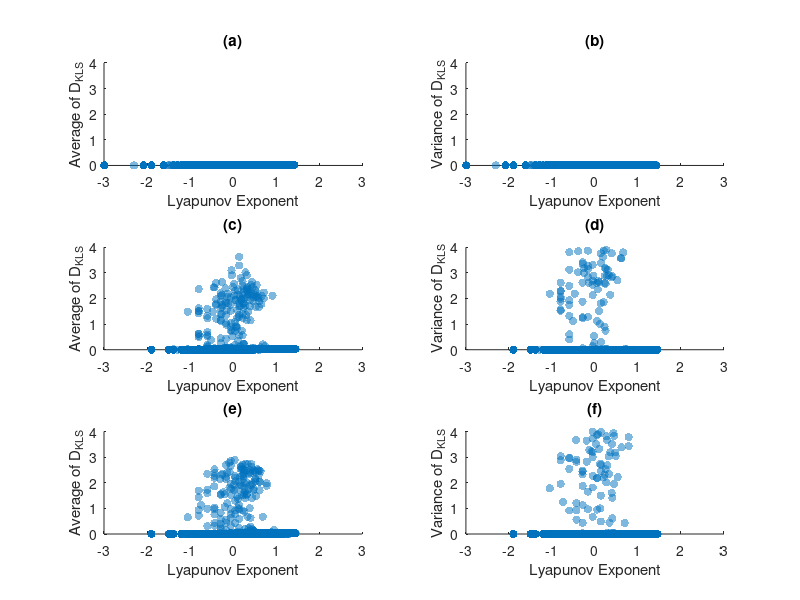
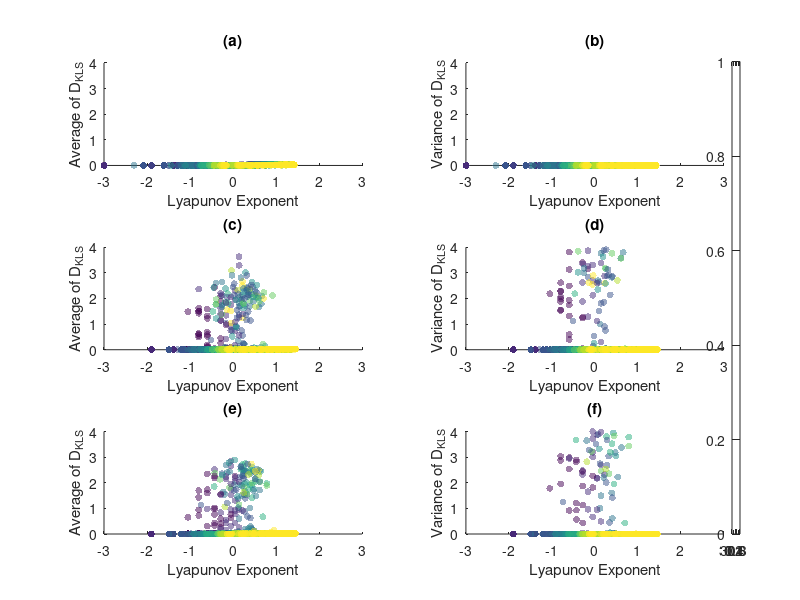

Write the MATLAB code that produced these figures, in order. (Note: this script raises an error after producing the figures.)
%% All Visualizations Used for Paper
clear all; clc;

%% Scatter Plot Lyapunov Exponent vs. Average KLD
% %load('batchsum.mat');
a = load('gbatchsum10by10t1.mat');
b = load('gbatchsum10by10t2.mat');
c = load('gbatchsum10by10t3.mat');
binsize = 10;
simul_iter=25;

figure
subplot(3,2,1)
scatter(a.dataFile(:,5),a.dataFile(:,6), 'filled','MarkerFaceAlpha',.5);xlabel('Lyapunov Exponent'); ylabel('Average of D_{KLS}');
%title(['Sensitivity vs mean(Diversity) All Experiments (each RBNp repeated ' num2str(simul_iter) ...
%    ' times)']);
title('(a)');
axis([-3 3 0 4])
%title(['Sensitivity vs mean(Diversity) 4x4 l_{tv}=3']);

subplot(3,2,2)
scatter(a.dataFile(:,5),a.dataFile(:,7), 'filled', 'MarkerFaceAlpha',.5);xlabel('Lyapunov Exponent'); ylabel('Variance of D_{KLS}');
%title(['Sensitivity vs var(Diversity) All Experiments (each RBNp repeated ' num2str(simul_iter) ...
%    ' times)']);
title('(b)');
axis([-3 3 0 4])
%title(['Sensitivity vs var(Diversity) 4x4 l_{tv}=3']);
% 
subplot(3,2,3)
scatter(b.dataFile(:,5),b.dataFile(:,6), 'filled', 'MarkerFaceAlpha',.5);xlabel('Lyapunov Exponent'); ylabel('Average of D_{KLS}');
%title(['Sensitivity vs var(Diversity) All Experiments (each RBNp repeated ' num2str(simul_iter) ...
%    ' times)']);
title('(c)');
axis([-3 3 0 4])
subplot(3,2,4)
scatter(b.dataFile(:,5),b.dataFile(:,7), 'filled', 'MarkerFaceAlpha',.5);xlabel('Lyapunov Exponent'); ylabel('Variance of D_{KLS}');
%title(['Sensitivity vs var(Diversity) All Experiments (each RBNp repeated ' num2str(simul_iter) ...
%    ' times)']);
title('(d)');
axis([-3 3 0 4])
subplot(3,2,5)
scatter(c.dataFile(:,5),c.dataFile(:,6), 'filled', 'MarkerFaceAlpha',.5);xlabel('Lyapunov Exponent'); ylabel('Average of D_{KLS}');
%title(['Sensitivity vs var(Diversity) All Experiments (each RBNp repeated ' num2str(simul_iter) ...
%    ' times)']);
title('(e)');
axis([-3 3 0 4])
subplot(3,2,6)
scatter(c.dataFile(:,5),c.dataFile(:,7), 'filled', 'MarkerFaceAlpha',.5);xlabel('Lyapunov Exponent'); ylabel('Variance of D_{KLS}');
%title(['Sensitivity vs var(Diversity) All Experiments (each RBNp repeated ' num2str(simul_iter) ...
%    ' times)']);
title('(f)');
axis([-3 3 0 4])

% colored 

asked_p = 2;
figure
subplot(3,2,1)
scatter(a.dataFile(:,5),a.dataFile(:,6), 25 ,a.dataFile(:,asked_p), 'filled', 'MarkerFaceAlpha',.5 );xlabel('Lyapunov Exponent'); ylabel('Average of D_{KLS}');
%title(['Sensitivity vs mean(Diversity) All Experiments (each RBNp repeated ' num2str(simul_iter) ...
%    ' times)']);
title('(a)');
axis([-3 3 0 4])
%title(['Sensitivity vs mean(Diversity) 4x4 l_{tv}=3']);

subplot(3,2,2)
scatter(a.dataFile(:,5),a.dataFile(:,7), 25 ,a.dataFile(:,asked_p), 'filled', 'MarkerFaceAlpha',.5);xlabel('Lyapunov Exponent'); ylabel('Variance of D_{KLS}');
%title(['Sensitivity vs var(Diversity) All Experiments (each RBNp repeated ' num2str(simul_iter) ...
%    ' times)']);
title('(b)');
axis([-3 3 0 4])
%title(['Sensitivity vs var(Diversity) 4x4 l_{tv}=3']);
% 
subplot(3,2,3)
scatter(b.dataFile(:,5),b.dataFile(:,6), 25 ,b.dataFile(:,asked_p), 'filled', 'MarkerFaceAlpha',.5);xlabel('Lyapunov Exponent'); ylabel('Average of D_{KLS}');
%title(['Sensitivity vs var(Diversity) All Experiments (each RBNp repeated ' num2str(simul_iter) ...
%    ' times)']);
title('(c)');
axis([-3 3 0 4])
subplot(3,2,4)
scatter(b.dataFile(:,5),b.dataFile(:,7), 25 ,b.dataFile(:,asked_p), 'filled', 'MarkerFaceAlpha',.5);xlabel('Lyapunov Exponent'); ylabel('Variance of D_{KLS}');
%title(['Sensitivity vs var(Diversity) All Experiments (each RBNp repeated ' num2str(simul_iter) ...
%    ' times)']);
title('(d)');
axis([-3 3 0 4])
%
subplot(3,2,5)
scatter(c.dataFile(:,5),c.dataFile(:,6), 25 , c.dataFile(:,asked_p), 'filled', 'MarkerFaceAlpha',.5);xlabel('Lyapunov Exponent'); ylabel('Average of D_{KLS}');
%title(['Sensitivity vs var(Diversity) All Experiments (each RBNp repeated ' num2str(simul_iter) ...
%    ' times)']);
title('(e)');
axis([-3 3 0 4])
%
subplot(3,2,6)
scatter(c.dataFile(:,5),c.dataFile(:,7), 25 ,c.dataFile(:,asked_p), 'filled', 'MarkerFaceAlpha',.5);xlabel('Lyapunov Exponent'); ylabel('Variance of D_{KLS}');
%title(['Sensitivity vs var(Diversity) All Experiments (each RBNp repeated ' num2str(simul_iter) ...
%    ' times)']);
title('(f)');
axis([-3 3 0 4])
hp4 = get(subplot(3,2,6),'Position')
h = colorbar('Position', [hp4(1)+hp4(3)+0.01  hp4(2)  0.01  hp4(2)+hp4(3)*2.1])
xlabel(h, 'k')

%% Distribution of Lyapunov exponents
%lyapunov
dataFile = a.dataFile;
[Y, N] = histcounts(dataFile(:,5), binsize, 'Normalization', 'Probability');
iidistrib = 20./Y';
sumdistrib = iidistrib./sum(iidistrib);
ordered = sortrows(dataFile,5);
emptyList = zeros(1,3);
count = 1;
for l = 1:length(dataFile(:,5))
    %n=1;
    for j = 1:length(N)-1
        %simresults(l,5) >= N(n) && simresults(l,5) < N(n+1))
        if (ordered(l,5) >= N(j) && ordered(l,5) < N(j+1))
            break;
        else
            %continue;
        end
    end
    j;
    rando = rand();
    if rando <= sumdistrib(j);
       emptyList(count, 1) = ordered(l, 5);
       emptyList(count, 2) = ordered(l, 6);
       emptyList(count, 3) = ordered(l, 7);
       emptyList(count, 4) = ordered(l, 8);
       count = count+1;
    end
        
end

numberOfBins = 20;
[counts, binValues] = hist(ordered(:,5), numberOfBins);
%bar(binValues, counts, 'barwidth', 1);
normalizedCounts = counts / sum(counts);
bar(binValues, normalizedCounts, 'barwidth', 1);
xlabel('Lyapunov Exponent');
ylabel('% count');
title('Distribution of LEs: 10x10 l_{tv}=1');
axis([-2.5 2.5 0 .13]);
% subplot(2,2,3);
% scatter(emptyList(:,1),emptyList(:,2));xlabel('Lyapunov Exponent'); ylabel('Average of KLD Distances');
% %title(['Sensitivity vs mean(Diversity) IID Selection (each RBNp repeated ' num2str(simul_iter) ...
% %    ' times)']);ylim=[0 0.2];
% title(['Sensitivity vs mean(Diversity) Uniformly Distributed Experiments']);
% 
% subplot(2,2,4);
% scatter(emptyList(:,1),emptyList(:,3));xlabel('Lyapunov Exponent'); ylabel('Variance of KLD Distances');
% %title(['Sensitivity vs var(Diversity) IID Selection (each RBNp repeated ' num2str(simul_iter) ...
% %    ' times)']);ylim=[0 0.2];
% title(['Sensitivity vs var(Diversity) Uniformly Distributed Experiments']);

% %% Convergence Time
% figure
% subplot(2,1,1);
% scatter(dataFile(:,5), dataFile(:,8));xlabel('Lyapunov Exponent'); ylabel('convergence time 2^t');
% title(['Lyapunov Exponent vs convergence time']);
% 
% subplot(2,1,2);
% scatter(emptyList(:,1), emptyList(:,4));xlabel('Lyapunov Exponent'); ylabel('convergence time 2^t');
% title(['Lyapunov Exponent vs convergence time (uniform distribution)']);

%% LOWESS Plots

% datain1 = [dataFile(:,5)';dataFile(:,6)']';
% datain2 = [dataFile(:,5)';dataFile(:,7)']';
% %datain3 = [emptyList(:,1)';emptyList(:,2)']';
% %datain4 = [emptyList(:,1)';emptyList(:,3)']';
% f = 0.2;
% wantplot = 1;
% [dataout1 lowerLimit upperLimit xy] = lowess(datain1,f,0);
% [dataout2 lowerLimit upperLimit xy] = lowess(datain2,f,0);
% %[dataout3 lowerLimit upperLimit xy] = lowess(datain3,f,0);
% %[dataout4 lowerLimit upperLimit xy] = lowess(datain4,f,0);
% subplot(2,2,3)
% plot(dataout1(:,1), dataout1(:,2), 'oblue',dataout1(:,1),dataout1(:,3),...
%        '-red');xlabel('Lyapunov Exponent'); ylabel('Mean KLD Distances');
% title('(c)');
% axis([-3 3 0 .05]);
% %title(['Sensitivity vs mean(Diversity) 4x4 l_{tv}=3 (Near 0)']);
% subplot(2,2,4);
% plot(dataout2(:,1), dataout2(:,2), 'oblue',dataout2(:,1),dataout2(:,3),...
%        '-red');xlabel('Lyapunov Exponent'); ylabel('Variance of KLD Distances');
% title('(d)');
% axis([-3 3 0 .01]);
%title(['Sensitivity vs var(Diversity) 4x4 l_{tv}=3 (Near 0)']);
% subplot(2,2,3);
% plot(dataout3(:,1), dataout3(:,2), 'oblue',dataout3(:,1),dataout3(:,3),...
%        '-red');xlabel('Lyapunov Exponent'); ylabel('Mean KLD Distances');
%    
% title(['Sensitivity vs mean(Diversity) Uniformly Distributed']);
% subplot(2,2,4);
% plot(dataout4(:,1), dataout4(:,2), 'oblue',dataout4(:,1),dataout4(:,3),...
%        '-red');xlabel('Lyapunov Exponent'); ylabel('Variance of KLD Distances');
%    
% title(['Sensitivity vs var(Diversity) Uniformly Distributed']);

% %% Boxplots
% 
% figure
% subplot(1, 2, 1);
% hold on
% A = bplot(emptyList(:,2), 2, 'outliers'); 
% B = bplot(simresults(:,6), 1, 'outliers'); 
% legend(A, 'what');
% xlabel('1 = All Experiments, 2 = Uniformly Distributed'); ylabel('Mean KLD Distances');
% title(['Boxplot of Mean KLD Distances']);
% hold off;
% 
% subplot(1, 2, 2);
% hold on
% A = bplot(emptyList(:,3), 2, 'outliers'); 
% B = bplot(simresults(:,7), 1, 'outliers'); 
% xlabel('1 = All Experiments, 2 = Uniformly Distributed'); ylabel('Variance of KLD Distances');
% legend(A, 'what'); 
% title(['Boxplot of Variance of KLD Distances']);
% hold off;

%% Visual Steady State Distributions of Cells
%
load('/home/charlestreykang/Desktop/MATLAB/rbn-research-chris/results/gbatch_final/10by10output/10by10threshold2/outlier02_288.mat')
RBNp_ssDist = ssDist(RBNp);
figure(1);
for i = 1:9
    if (i <= 3)
        j = i;     
        if (mod(j,2) == 1)
            col = 'g';
        else
            col =  'b';
        end
     elseif (i <=6)
        j = i+7;
        if (mod(j,2) == 1)
            col = 'b';
        else
            col =  'g';
        end 
     else
        j = i+14;
        if (mod(j,2) == 1)
            col = 'g';
        else
            col = 'b';
        end
    end  
     %j=i;
     subplot(3,3, i)
     hold on
     set(gca, 'YScale', 'log')
     s1 = stem(1:length(RBNp_ssDist(j,:)), RBNp_ssDist(j,:),col)
     str=sprintf('Cell Number: %d', j);
     title(str);axis([0 1024 0 0.04]);
     hold off
     alpha(s1,.5);
end